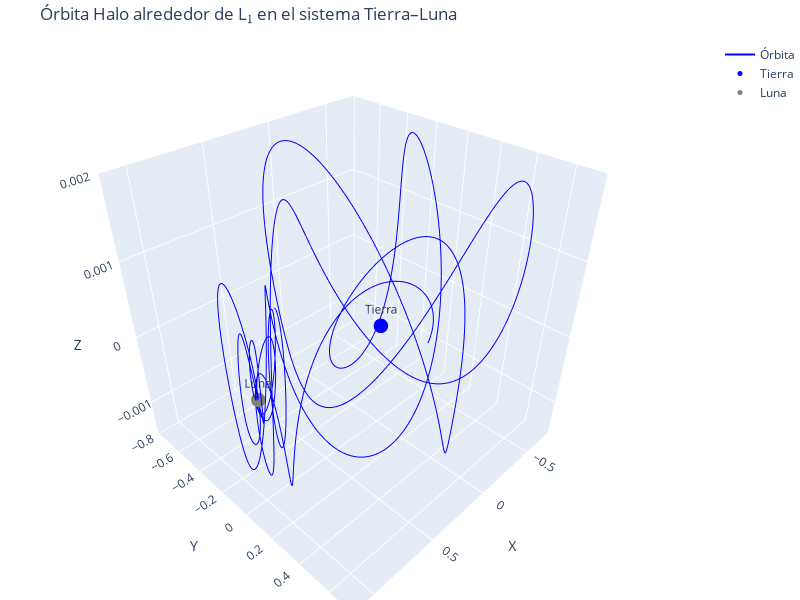

Source (notebook cell):
### Code cell
import plotly.graph_objects as go

mu = 0.0121505856


state0 = np.array(
    [
        0.82339082,  # x
        0.0,  # y (≈ 0)
        0.00098941,  # z
        0.0,  # vx
        0.12634273,  # vy
        0.0,  # vz
    ]
)
dt = 0.001
period = 12.1587  # días (según tu dato)
dt = 0.001
steps = int(period / dt) * 2  # al menos 2 ciclos


traj = solve_rtbp(mu, state0, dt, steps)

x, y, z = traj[:, 0], traj[:, 1], traj[:, 2]


plt.plot(x, z)
plt.xlabel("X")
plt.ylabel("z")
plt.title(
    "Órbita Halo alrededor de L₁ en el problema restringido de tres cuerpos (Tierra–Luna)"
)


fig = go.Figure(
    data=[
        go.Scatter3d(
            x=x,
            y=y,
            z=z,
            mode="lines",
            line=dict(color="blue", width=2),
            name="Órbita",
        )
    ]
)
# Primario 1 (por ejemplo, Tierra)
fig.add_trace(
    go.Scatter3d(
        x=[-mu],
        y=[0],
        z=[0],
        mode="markers+text",
        marker=dict(size=5, color="blue"),
        text=["Tierra"],
        textposition="top center",
        name="Tierra",
    )
)

# Primario 2 (por ejemplo, Luna)
fig.add_trace(
    go.Scatter3d(
        x=[1 - mu],
        y=[0],
        z=[0],
        mode="markers+text",
        marker=dict(size=5, color="gray"),
        text=["Luna"],
        textposition="top center",
        name="Luna",
    )
)

fig.update_layout(
    title=r'Órbita Halo alrededor de L₁ en el sistema Tierra–Luna',
    scene=dict(
        xaxis_title="X",
        yaxis_title="Y",
        zaxis_title="Z",
        aspectmode="cube",
    ),
    width=800,  # ancho en píxeles
    height=600,  # alto en píxeles
    margin=dict(l=0, r=0, b=0, t=40),
)

fig.show()

### Figure 1 — Plotly figure (JSON) as saved in the notebook; plotly's stock layout.template omitted (floating-point values rounded to 4 significant figures; data arrays with more than 128 entries replaced by an {"elided": "..."} marker saying what was removed)
{"data": [{"line": {"color": "blue", "width": 2}, "mode": "lines", "name": "Órbita", "type": "scatter3d", "x": {"elided": "24316 float values"}, "y": {"elided": "24316 float values"}, "z": {"elided": "24316 float values"}}, {"marker": {"color": "blue", "size": 5}, "mode": "markers+text", "name": "Tierra", "text": ["Tierra"], "textposition": "top center", "type": "scatter3d", "x": [-0.01215], "y": [0], "z": [0]}, {"marker": {"color": "gray", "size": 5}, "mode": "markers+text", "name": "Luna", "text": ["Luna"], "textposition": "top center", "type": "scatter3d", "x": [0.9878], "y": [0], "z": [0]}], "layout": {"height": 600, "margin": {"b": 0, "l": 0, "r": 0, "t": 40}, "scene": {"aspectmode": "cube", "xaxis": {"title": {"text": "X"}}, "yaxis": {"title": {"text": "Y"}}, "zaxis": {"title": {"text": "Z"}}}, "title": {"text": "Órbita Halo alrededor de L₁ en el sistema Tierra–Luna"}, "width": 800}}
